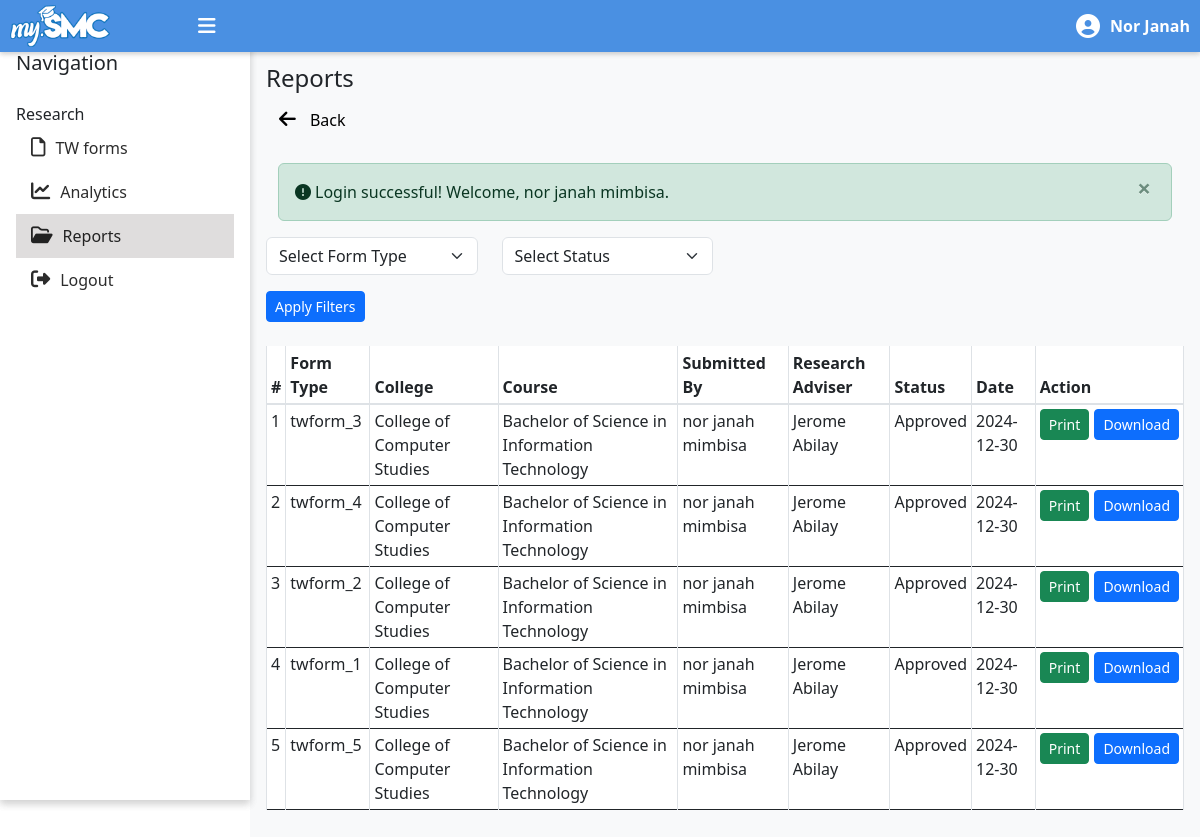
/dean/reports.php (signed in), run on the app's committed database.
### tables this page shows
CREATE TABLE `tw_forms` (
  `tw_form_id` int(11) NOT NULL,
  `form_type` enum('twform_1','twform_2','twform_3','twform_4','twform_5') NOT NULL,
  `ir_agenda_id` int(11) NOT NULL,
  `col_agenda_id` int(11) NOT NULL,
  `department_id` int(11) NOT NULL,
  `course_id` int(11) NOT NULL,
  `user_id` int(11) NOT NULL,
  `research_adviser_id` int(11) NOT NULL,
  `overall_status` enum('pending','approved','rejected','') NOT NULL,
  `comments` text DEFAULT NULL,
  `submission_date` date DEFAULT NULL,
  `last_updated` timestamp NOT NULL DEFAULT current_timestamp()
);

CREATE TABLE `departments` (
  `department_id` int(11) NOT NULL,
  `department_name` varchar(255) NOT NULL
);

CREATE TABLE `courses` (
  `course_id` int(11) NOT NULL,
  `course_name` varchar(255) NOT NULL,
  `department_id` int(11) DEFAULT NULL
);

CREATE TABLE `accounts` (
  `user_id` int(255) NOT NULL,
  `username` varchar(50) NOT NULL,
  `password` varchar(255) NOT NULL,
  `firstname` varchar(50) NOT NULL,
  `lastname` varchar(50) NOT NULL,
  `contact` varchar(13) NOT NULL,
  `department_id` int(11) NOT NULL,
  `smc_email` varchar(255) NOT NULL,
  `user_type` enum('student','dean','panelist','rmo_staff','subject_advisor') NOT NULL,
  `date_created` datetime NOT NULL DEFAULT current_timestamp()
);

### messages.php (called while the page is built, shortened)
<?php
$messages = isset($_SESSION['messages']) ? $_SESSION['messages'] : [];
?>

### dean/reports.php (the view, shortened to what this page needs)
<?php
    include('dean-master.php');
    require '../config/connect.php';
    include '../messages.php';
    $user_id = $_SESSION['user_id'];
$query = "SELECT department_id FROM ACCOUNTS WHERE user_id = ?";
$stmt = mysqli_prepare($conn, $query);
mysqli_stmt_bind_param($stmt, "i", $user_id);
mysqli_stmt_execute($stmt);
$result = mysqli_stmt_get_result($stmt);
$dean_data = mysqli_fetch_assoc($result);
$dean_department_id = $dean_data['department_id'];
function getTWForms($dean_department_id, $twform_type = null, $overall_status = null) {
    global $conn;
    $query = "
        SELECT
            tw.tw_form_id,
            tw.form_type,
            tw.user_id,
            tw.ir_agenda_id,
            tw.col_agenda_id,
            tw.department_id AS department,
            tw.course_id AS course,
            tw.research_adviser_id AS adviser,
            tw.comments,
            tw.overall_status,
            tw.submission_date,
            tw.last_updated,
            u.firstname AS student_firstname,
            u.lastname AS student_lastname,
            dep.department_name AS department_name,
            cou.course_name AS course_name,
            advisor.firstname AS adviser_firstname,
            advisor.lastname AS adviser_lastname
        FROM TW_FORMS tw
        LEFT JOIN ACCOUNTS u ON tw.user_id = u.user_id
        LEFT JOIN DEPARTMENTS dep ON tw.department_id = dep.department_id
        LEFT JOIN COURSES cou ON tw.course_id = cou.course_id
        LEFT JOIN ACCOUNTS advisor ON tw.research_adviser_id = advisor.user_id AND advisor.user_type = 'panelist'
        WHERE tw.department_id = ? ";
    $query .= " ORDER BY tw.last_updated DESC";
    $stmt = mysqli_prepare($conn, $query);
    $params = [$dean_department_id];
    mysqli_stmt_bind_param($stmt, str_repeat('s', count($params)), ...$params);
    mysqli_stmt_execute($stmt);
    $result = mysqli_stmt_get_result($stmt);
    $twform_details = [];
    while ($row = mysqli_fetch_assoc($result)) {
        $twform_details[] = $row;
    }
    return $twform_details;
}
$twform_type = $_GET['twform_type'] ?? null;
$overall_status = $_GET['overall_status'] ?? null;
$twform_details = getTWForms($dean_department_id, $twform_type, $overall_status);
?>
<section id="tw-forms" class="pt-4">
    <div class="header-container pt-4">
        <h4 class="text-left">Reports</h4>
    </div>
    <div class="d-flex justify-content-between align-items-center mb-4">
        <a href="javascript:history.back()" class="btn btn-link" style="font-size: 1rem; text-decoration: none; color: black;">
            <i class="fas fa-arrow-left" style="margin-right: 10px; font-size: 1.2rem;"></i>
            Back
        </a>
    </div>
    <?php if (!empty($messages)): ?>
        <div class="container mt-3">
            <?php foreach ($messages as $message): ?>
                <div class="alert alert-<?= htmlspecialchars($message['tags']) ?> alert-dismissible fade show" role="alert">
                <i class="fa-solid fa-circle-exclamation mr-1"></i><?= htmlspecialchars($message['content']) ?>
                    <button type="button" class="close" data-bs-dismiss="alert" aria-label="Close">
                        <span aria-hidden="true">&times;</span>
                    </button>
                </div>
            <?php endforeach; ?>
        </div>
    <?php endif; ?>
    <div class="row mb-3">
        <div class="col-md-3">
            <select id="twform_type" class="form-select">
                <option value="">Select Form Type</option>
            </select>
        </div>
        <div class="col-md-3">
            <select id="overall_status" class="form-select">
                <option value="">Select Status</option>
            </select>
        </div>
    </div>
    <div class="d-flex justify-content-between align-items-center mb-4">
        <button id="apply-filters" class="btn btn-primary btn-sm">Apply Filters</button>
    </div>
    <div class="table-responsive">
        <table id="items-table" class="table table-bordered table-sm display">
            <thead class="thead-background">
                <tr>
                    <th>#</th>
                    <th>Form Type</th>
                    <th>College</th>
                    <th>Course</th>
                    <th>Submitted By</th>
                    <th>Research Adviser</th>
                    <th>Status</th>
                    <th>Date</th>
                    <th>Action</th>
                </tr>
            </thead>
            <tbody>
                <?php $i = 1; foreach ($twform_details as $form): ?>
                    <tr>
                        <td><?= $i++; ?></td>
                        <td><?= $form['form_type'] ?></td>
                        <td><?= $form['department_name'] ?></td>
                        <td><?= $form['course_name'] ?></td>
                        <td><?= $form['student_firstname'] . ' ' . $form['student_lastname'] ?></td>
                        <td><?= $form['adviser_firstname'] . ' ' . $form['adviser_lastname'] ?></td>
                        <td><?= ucfirst($form['overall_status']) ?></td>
                        <td><?= $form['submission_date'] ?></td>
                        <td>
                            <?php
                                switch ($form['form_type']) {
                                    case 'twform_1':
                                        $pdfPage = 'generate_twform1_pdf.php';
                                        break;
                                    case 'twform_2':
                                        $pdfPage = 'generate_twform2_pdf.php';
                                        break;
                                    case 'twform_3':
                                        $pdfPage = 'generate_twform3_pdf.php';
                                        break;
                                    case 'twform_4':
                                        $pdfPage = 'generate_twform4_pdf.php';
                                        break;
                                    case 'twform_5':
                                        $pdfPage = 'generate_twform5_pdf.php';
                                        break;
                                }
                            ?>
                            <div class="d-flex justify-content-between align-items-center mb-1" style="gap: 5px">
                                <?php if ($pdfPage): ?>
                                    <a href="../<?= $pdfPage ?>?tw_form_id=<?= $form['tw_form_id'] ?>&action=I" class="btn btn-success btn-sm" target="_blank">Print</a>
                                    <a href="../<?= $pdfPage ?>?tw_form_id=<?= $form['tw_form_id'] ?>&action=D" class="btn btn-primary btn-sm" target="_blank">Download</a>
                                <?php else: ?>
                                    <span class="text-muted">PDF generation not available for this form type.</span>
                                <?php endif; ?>
                            </div>
                        </td>
                    </tr>
                <?php endforeach; ?>
            </tbody>
        </table>
    </div>
</section>
<?php
include('dean-master.php');
?>

### css/dashboard.css (style rules this page uses)
body { display: flex; min-height: 100vh; margin: 0; background-color: #a8b5c7; }
.form-select { width: auto; min-width: 200px; }
.alert { padding: 10px; display: flex; align-items: center; max-width: 100%; margin-bottom: 20px; border-radius: 5px; }

### dean/reports.php (style rules this page uses)
.thead-background { background-color:rgb(56, 120, 193); color: white; }

### data on the page
tw_forms: form_type "twform_3", department.department_name "College of Computer Studies", course.course_name "Bachelor of Science in Information Technology", user.firstname "nor janah", user.lastname "mimbisa", accounts.firstname "Jerome", accounts.lastname "Abilay", overall_status "Approved", submission_date "2024-12-30"
tw_forms: form_type "twform_4", department.department_name "College of Computer Studies", course.course_name "Bachelor of Science in Information Technology", user.firstname "nor janah", user.lastname "mimbisa", accounts.firstname "Jerome", accounts.lastname "Abilay", overall_status "Approved", submission_date "2024-12-30"
tw_forms: form_type "twform_2", department.department_name "College of Computer Studies", course.course_name "Bachelor of Science in Information Technology", user.firstname "nor janah", user.lastname "mimbisa", accounts.firstname "Jerome", accounts.lastname "Abilay", overall_status "Approved", submission_date "2024-12-30"
tw_forms: form_type "twform_1", department.department_name "College of Computer Studies", course.course_name "Bachelor of Science in Information Technology", user.firstname "nor janah", user.lastname "mimbisa", accounts.firstname "Jerome", accounts.lastname "Abilay", overall_status "Approved", submission_date "2024-12-30"
tw_forms: form_type "twform_5", department.department_name "College of Computer Studies", course.course_name "Bachelor of Science in Information Technology", user.firstname "nor janah", user.lastname "mimbisa", accounts.firstname "Jerome", accounts.lastname "Abilay", overall_status "Approved", submission_date "2024-12-30"

### other printed values
$firstname "Nor Janah"
$message['content'] "Login successful! Welcome, nor janah mimbisa."
